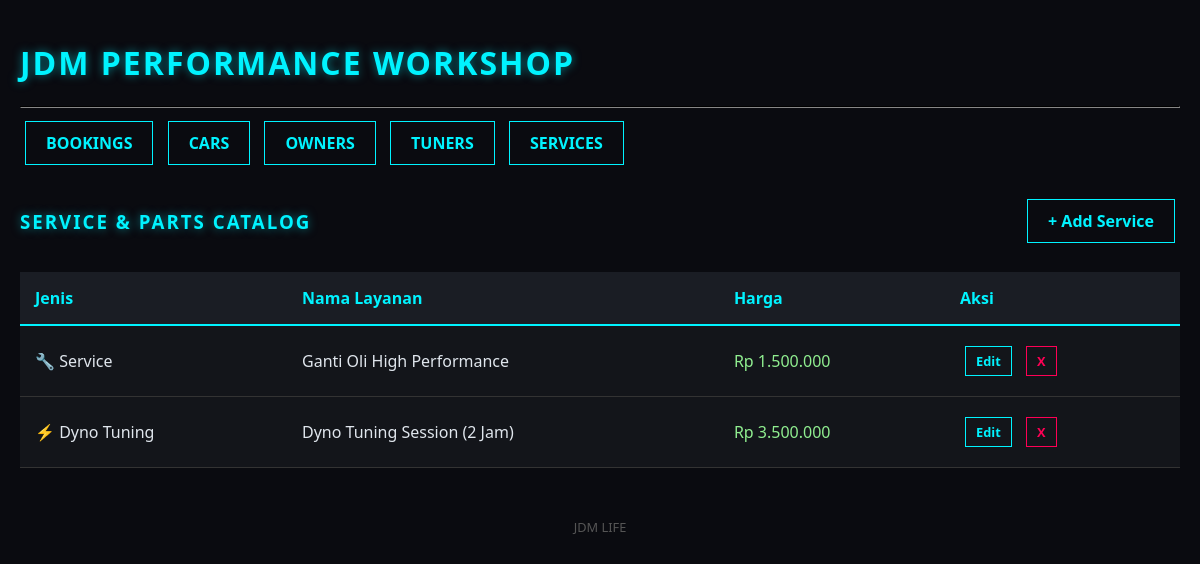
/index.php?page=service_list, run on an earlier commit of the app's database.
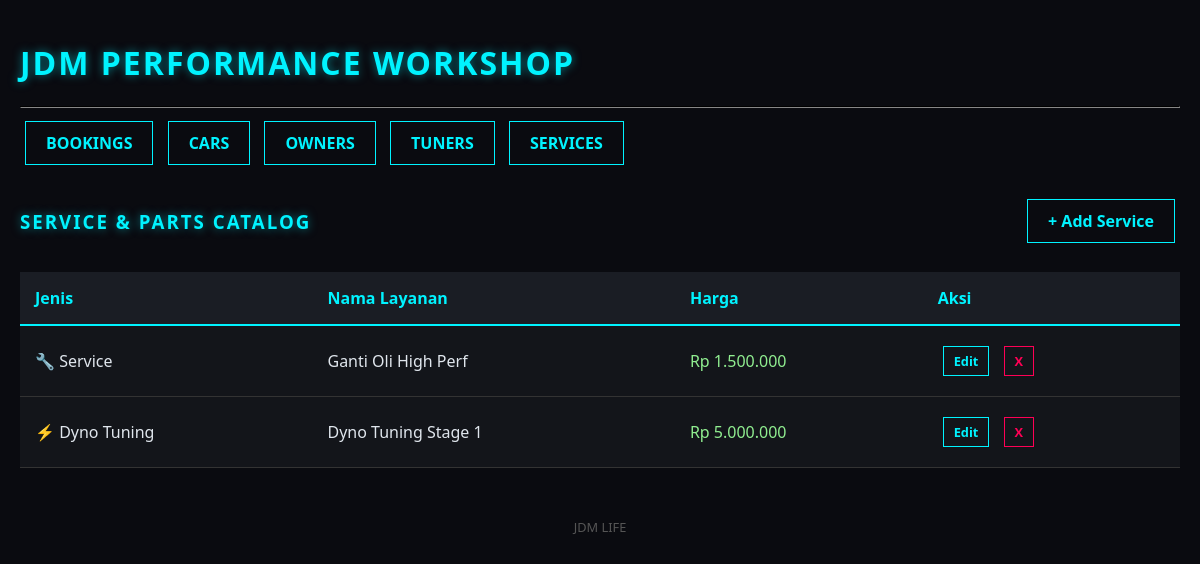
And on a later commit of the database.
### tables this page shows
CREATE TABLE IF NOT EXISTS `services` (
  `id` int(11) NOT NULL AUTO_INCREMENT,
  `nama_layanan` varchar(100) NOT NULL,
  `jenis` enum('Service','Dyno Tuning') NOT NULL,
  `harga` decimal(10,2) NOT NULL,
  PRIMARY KEY (`id`)
);

### config/Database.php (called while the page is built, shortened)
<?php
class Database {
    protected $host = "localhost";
    protected $user = "root";
    protected $password = "";
    protected $db_name = "jdm_workshop";
    protected $conn;
    public function __construct() {
        $this->conn = new mysqli($this->host, $this->user, $this->password, $this->db_name);
    }
    public function execute($query) {
        return $this->conn->query($query);
    }
}
?>

### viewmodels/ServiceViewModel.php (called while the page is built, shortened)
<?php
include_once 'models/ServiceModel.php';
class ServiceViewModel {
    private $model;
    public function __construct() {
        $this->model = new ServiceModel();
    }
    public function viewServices() {
        $result = $this->model->getAllServices();
        while ($row = $result->fetch_assoc()) {
            $srv = new stdClass();
            $srv->id = $row['id'];
            $srv->nama = $row['nama_layanan'];
            $srv->jenis = $row['jenis'];
            $srv->harga = "Rp " . number_format($row['harga'], 0, ',', '.');
            if ($row['jenis'] == 'Dyno Tuning') {
                $srv->icon = "⚡";
            } else {
                $srv->icon = "🔧";
            }
        }
    }
}
?>

### models/ServiceModel.php (called while the page is built, shortened)
<?php
include_once 'config/Database.php';
class ServiceModel extends Database {
    public function getAllServices() {
        $query = "SELECT * FROM services ORDER BY jenis ASC";
        return $this->execute($query);
    }
}
?>

### views/services/list.php (the view)
<?php include 'views/templates/header.php'; ?>
<div style="display: flex; justify-content: space-between; align-items: center;">
    <h3>Service & Parts Catalog</h3>
    <a href="index.php?page=service_add" class="btn">+ Add Service</a>
</div>
<table>
    <thead>
        <tr>
            <th>Jenis</th>
            <th>Nama Layanan</th>
            <th>Harga</th>
            <th>Aksi</th>
        </tr>
    </thead>
    <tbody>
        <?php foreach ($viewModel->serviceList as $srv): ?>
        <tr>
            <td><?= $srv->icon ?> <?= $srv->jenis ?></td>
            <td><?= $srv->nama ?></td>
            <td style="color: lightgreen;"><?= $srv->harga ?></td>
            <td>
                <a href="index.php?page=service_edit&id=<?= $srv->id ?>" class="btn" style="padding:5px 10px; font-size:0.8em">Edit</a>
                <a href="index.php?page=service_delete&id=<?= $srv->id ?>" class="btn btn-danger" style="padding:5px 10px; font-size:0.8em" onclick="return confirm('Hapus layanan?')">X</a>
            </td>
        </tr>
        <?php endforeach; ?>
    </tbody>
</table>
<?php include 'views/templates/footer.php'; ?>

What changed in the data, as far as the page shows it:
changed services "Service": nama_layanan "Ganti Oli High Performance" → "Ganti Oli High Perf"
changed services "Dyno Tuning": nama_layanan "Dyno Tuning Session (2 Jam)" → "Dyno Tuning Stage 1"; harga "Rp 3.500.000" → "Rp 5.000.000"
